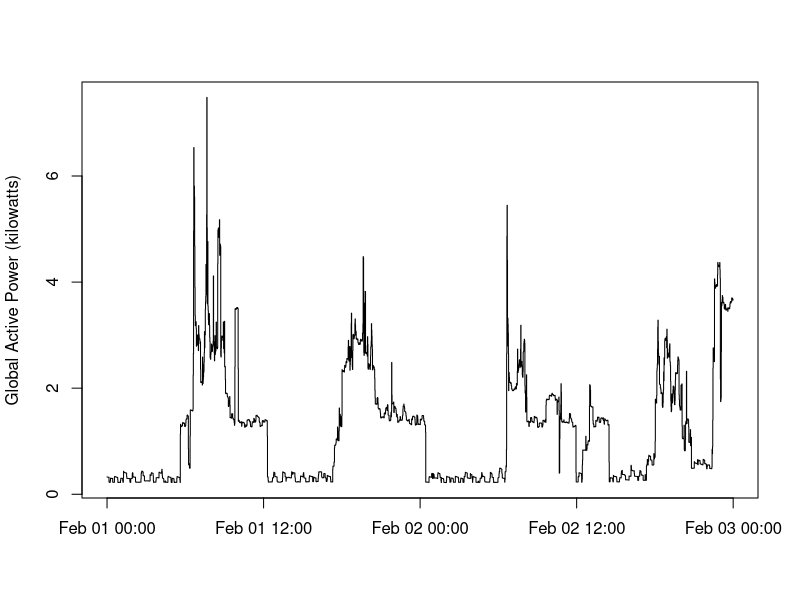

R code for this plot:
EPC <- read.table('household_power_consumption_2007_FEB_01_02.txt'
                  ,header = TRUE
                  ,sep = ';'
                  ,na.strings = '?'
                  ,stringsAsFactors = FALSE)


EPC$Time <- as.POSIXlt(paste(EPC$Date,EPC$Time),format = "%d/%m/%Y %H:%M:%S")
EPC$Date <- as.Date(EPC$Date, format = "%d/%m/%Y")

png(filename = "Plot2.png")
plot(EPC$Time, EPC$Global_active_power
     ,type = 's'
     ,main = ""
     ,xlab = ""
     ,ylab = "Global Active Power (kilowatts)")
dev.off()